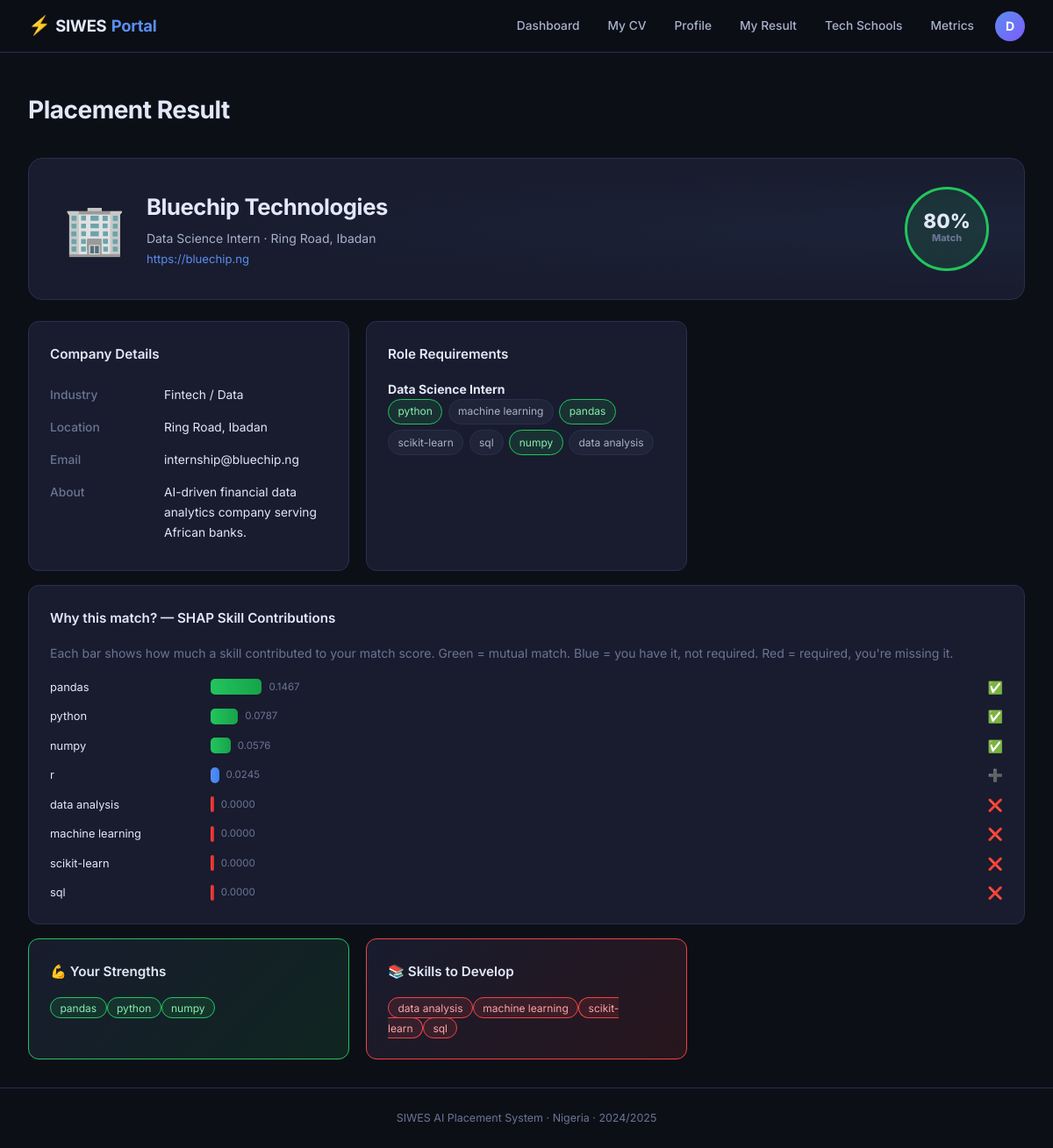
/student/result (signed in), run on the app's committed database.
### models.py (models this page shows, shortened)
class User(UserMixin, Base):
    __tablename__ = "users"
    id            = Column(Integer, primary_key=True)
    email         = Column(String(120), unique=True, nullable=False)
    password_hash = Column(String(256), nullable=False)
    role          = Column(String(20), nullable=False)
    is_active     = Column(Boolean, default=True)
    created_at    = Column(DateTime, default=datetime.utcnow)
    student = relationship("Student", back_populates="user", uselist=False)
    company = relationship("Company",  back_populates="user",  uselist=False)
    school  = relationship("TechSchool", back_populates="user", uselist=False)

class Company(Base):
    __tablename__ = "companies"
    id          = Column(Integer, primary_key=True)
    user_id     = Column(Integer, ForeignKey("users.id"), unique=True, nullable=True)
    name        = Column(String(150), unique=True, nullable=False)
    email       = Column(String(120), unique=True, nullable=False)
    industry    = Column(String(100))
    state       = Column(String(50))
    location    = Column(String(100), nullable=False)
    website     = Column(String(200))
    description = Column(Text)
    verified    = Column(Boolean, default=False)
    created_at  = Column(DateTime, default=datetime.utcnow)
    user             = relationship("User", back_populates="company")
    job_descriptions = relationship("JobDescription", back_populates="company", cascade="all, delete-orphan")

class JobDescription(Base):
    __tablename__ = "job_descriptions"
    id                      = Column(Integer, primary_key=True)
    company_id              = Column(Integer, ForeignKey("companies.id"), nullable=False)
    title                   = Column(String(150), nullable=False)
    raw_text                = Column(Text, nullable=False)
    required_skills         = Column(Text)
    target_department       = Column(String(100))
    location                = Column(String(100))
    quota                   = Column(Integer, default=1)
    remaining_quota         = Column(Integer, nullable=True)  # decrements as students are placed
    additional_requirements = Column(Text)
    requirement_vector      = Column(LargeBinary)
    created_at              = Column(DateTime, default=datetime.utcnow)
    company           = relationship("Company", back_populates="job_descriptions")
    similarity_scores = relationship("SimilarityScore", back_populates="job_description")
    placements        = relationship("Placement", back_populates="job_description")
    def get_required_skills(self): return json.loads(self.required_skills) if self.required_skills else []

class Placement(Base):
    __tablename__ = "placements"
    id                 = Column(Integer, primary_key=True)
    batch_id           = Column(Integer, ForeignKey("placement_batches.id"), nullable=False)
    student_id         = Column(Integer, ForeignKey("students.id"), nullable=False)
    company_id         = Column(Integer, ForeignKey("companies.id"), nullable=False)
    job_description_id = Column(Integer, ForeignKey("job_descriptions.id"), nullable=False)
    match_score        = Column(Float, nullable=False)
    status             = Column(String(20), default="assigned")
    created_at         = Column(DateTime, default=datetime.utcnow)
    batch           = relationship("PlacementBatch", back_populates="placements")
    student         = relationship("Student", back_populates="placements")
    company         = relationship("Company")
    job_description = relationship("JobDescription", back_populates="placements")
    shap_values     = relationship("ShapExplanation", back_populates="placement", cascade="all, delete-orphan")

class ShapExplanation(Base):
    __tablename__ = "shap_explanations"
    id            = Column(Integer, primary_key=True)
    placement_id  = Column(Integer, ForeignKey("placements.id"), nullable=False)
    feature_name  = Column(String(100), nullable=False)
    shap_value    = Column(Float, nullable=False)
    in_student_cv = Column(Boolean, default=False)
    in_job_req    = Column(Boolean, default=False)
    created_at    = Column(DateTime, default=datetime.utcnow)
    placement = relationship("Placement", back_populates="shap_values")

### blueprints/student.py (the view)
@student_bp.route("/result")
@login_required
def result():
    if current_user.role != "student":
        return redirect(url_for("admin.dashboard"))
    db = SessionLocal()
    try:
        student   = _get_student(db)
        placement = (db.query(Placement)
                     .filter_by(student_id=student.id)
                     .order_by(Placement.created_at.desc())
                     .first()) if student else None
        company   = db.query(Company).filter_by(id=placement.company_id).first()  if placement else None
        jd        = db.query(JobDescription).filter_by(id=placement.job_description_id).first() if placement else None
        shap_rows = (db.query(ShapExplanation)
                     .filter_by(placement_id=placement.id)
                     .order_by(ShapExplanation.shap_value.desc())
                     .all()) if placement else []
        strengths  = [r for r in shap_rows if r.in_student_cv and r.in_job_req and r.shap_value > 0][:5]
        skill_gaps = [r for r in shap_rows if r.in_job_req and not r.in_student_cv][:5]
        return render_template("student/result.html",
                               student=student, placement=placement,
                               company=company, jd=jd,
                               shap_rows=shap_rows,
                               strengths=strengths, skill_gaps=skill_gaps)
    finally:
        db.close()

### blueprints/student.py (called while the page is built)
def _get_student(db):
    return db.query(Student).filter_by(user_id=current_user.id).first()

### models.py (called while the page is built)
    def get_skills(self): return json.loads(self.extracted_skills) if self.extracted_skills else []

### templates/student/result.html (shortened to what this page needs)
{% extends "base.html" %}
{% block content %}
<div class="page-header">
  <h1>Placement Result</h1>
</div>
{% if not placement %}
<div class="empty-state">
  <div class="empty-icon">🕐</div>
  <h3>No placement assigned yet</h3>
  <p>The placement algorithm has not run yet, or your profile was not included. Ensure your CV is uploaded and check back after the next placement run.</p>
  <a href="{{ url_for('student.upload_cv') }}" class="btn-primary">Upload / Check CV</a>
</div>
{% else %}
<div class="result-hero">
  <div class="result-company">
    <span class="result-icon">🏢</span>
    <div>
      <h2>{{ company.name }}</h2>
      <p>{{ jd.title }} · {{ company.location }}</p>
      {% if company.website %}
        <a href="{{ company.website }}" target="_blank" class="company-link">{{ company.website }}</a>
      {% endif %}
    </div>
  </div>
  <div class="score-circle {% if placement.match_score >= 0.75 %}high{% elif placement.match_score >= 0.5 %}mid{% else %}low{% endif %}">
    <span>{{ "%.0f"|format(placement.match_score * 100) }}%</span>
    <small>Match</small>
  </div>
</div>
<div class="dash-grid">
  <div class="card">
    <h3>Company Details</h3>
    <table class="info-table">
      <tr><td>Industry</td><td>{{ company.industry }}</td></tr>
      <tr><td>Location</td><td>{{ company.location }}</td></tr>
      <tr><td>Email</td><td>{{ company.email }}</td></tr>
      {% if company.description %}
      <tr><td>About</td><td>{{ company.description }}</td></tr>
      {% endif %}
    </table>
  </div>
  <div class="card">
    <h3>Role Requirements</h3>
    <p><strong>{{ jd.title }}</strong></p>
    <div class="skill-tags">
      {% for skill in jd.get_required_skills() %}
        <span class="tag {% if skill in student.cv.get_skills() %}matched{% endif %}">{{ skill }}</span>
      {% endfor %}
    </div>
  </div>
</div>
{% if shap_rows %}
<div class="card mt">
  <h3>Why this match? — SHAP Skill Contributions</h3>
  <p class="muted">Each bar shows how much a skill contributed to your match score. Green = mutual match. Blue = you have it, not required. Red = required, you're missing it.</p>
  <div class="shap-bars">
    {% for row in shap_rows[:12] %}
    <div class="shap-row">
      <span class="shap-label">{{ row.feature_name }}</span>
      <div class="shap-bar-wrap">
        <div class="shap-bar
          {% if row.in_student_cv and row.in_job_req %}mutual
          {% elif row.in_student_cv %}extra
          {% else %}gap{% endif %}"
          style="width: {{ [([row.shap_value|abs * 400, 4]|max), 240]|min }}px">
        </div>
        <span class="shap-val">{{ "%.4f"|format(row.shap_value) }}</span>
      </div>
      <span class="shap-flag">
        {% if row.in_student_cv and row.in_job_req %}✅
        {% elif row.in_student_cv %}➕
        {% else %}❌{% endif %}
      </span>
    </div>
    {% endfor %}
  </div>
</div>
<div class="dash-grid mt">
  <div class="card feedback-card strength">
    <h3>💪 Your Strengths</h3>
    {% if strengths %}
      {% for s in strengths %}<span class="tag green">{{ s.feature_name }}</span>{% endfor %}
    {% else %}<p class="muted">No mutual matches found.</p>{% endif %}
  </div>
  <div class="card feedback-card gap">
    <h3>📚 Skills to Develop</h3>
    {% if skill_gaps %}
      {% for g in skill_gaps %}<span class="tag red">{{ g.feature_name }}</span>{% endfor %}
    {% else %}<p class="muted">No critical skill gaps detected.</p>{% endif %}
  </div>
</div>
{% endif %}
{% endif %}
{% endblock %}

### templates/base.html (shortened to what this page needs)
<!DOCTYPE html>
<html lang="en" x-data="{ mobileOpen: false }">
<head>
  <link rel="stylesheet" href="{{ url_for('static', filename='css/style.css') }}"/>
</head>
<body>
<nav class="navbar">
  <a class="brand" href="/">
    <span class="brand-icon">⚡</span>SIWES<span class="brand-accent">Portal</span>
  </a>
  <div class="nav-links desktop-nav">
    {% if current_user.is_authenticated %}
      {% if current_user.role == "student" %}
        <a href="{{ url_for('student.dashboard') }}" class="nav-link">Dashboard</a>
        <a href="{{ url_for('student.upload_cv') }}"  class="nav-link">My CV</a>
        <a href="{{ url_for('student.profile') }}"    class="nav-link">Profile</a>
        <a href="{{ url_for('student.result') }}"     class="nav-link">My Result</a>
        <a href="{{ url_for('schools.listing') }}"    class="nav-link">Tech Schools</a>
        <a href="{{ url_for('placement.evaluation') }}" class="nav-link">Metrics</a>
      {% endif %}
      <div class="nav-user" x-data="{ open: false }" @click.outside="open = false">
        <button class="nav-avatar" @click="open = !open" aria-label="Account menu">
          {{ current_user.email[0].upper() }}
        </button>
      </div>
    {% else %}
      <a href="{{ url_for('auth.login') }}" class="nav-link">Log in</a>
      <a href="{{ url_for('auth.register_student') }}" class="btn-nav">Join as Student</a>
    {% endif %}
  </div>
</nav>
<div class="flash-container" x-data>
</div>
<main class="main">
  {% block content %}{% endblock %}
</main>
<footer class="footer">
  <p>SIWES AI Placement System · Nigeria · 2024/2025</p>
</footer>
</body>
</html>

### data on the page
User: email "D"
Company: name "Bluechip Technologies", location "Ring Road, Ibadan", website "https://bluechip.ng", industry "Fintech / Data", email "internship@bluechip.ng", description "AI-driven financial data analytics company serving African banks."
JobDescription: title "Data Science Intern"
Placement: placement.match_score*100 "80"
ShapExplanation: feature_name "pandas", in_student_cv True (drawn), shap_value "0.1467"
ShapExplanation: feature_name "python", in_student_cv True (drawn), shap_value "0.0787"
ShapExplanation: feature_name "numpy", in_student_cv True (drawn), shap_value "0.0576"
ShapExplanation: feature_name "r", in_student_cv True (drawn), shap_value "0.0245"
ShapExplanation: feature_name "data analysis", in_student_cv False (drawn), shap_value "0.0000"
ShapExplanation: feature_name "machine learning", in_student_cv False (drawn), shap_value "0.0000"
ShapExplanation: feature_name "scikit-learn", in_student_cv False (drawn), shap_value "0.0000"
ShapExplanation: feature_name "sql", in_student_cv False (drawn), shap_value "0.0000"

### other printed values
{{ skill }} "python" "machine learning" "pandas" "scikit-learn" "sql" "numpy" "data analysis"
